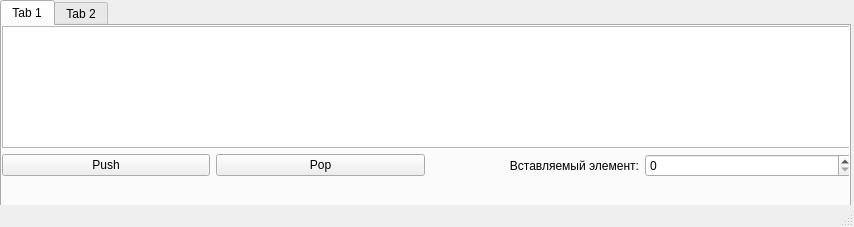
<?xml version="1.0" encoding="UTF-8"?>
<ui version="4.0">
 <class>MainWindow</class>
 <widget class="QMainWindow" name="MainWindow">
  <property name="geometry">
   <rect>
    <x>0</x>
    <y>0</y>
    <width>854</width>
    <height>227</height>
   </rect>
  </property>
  <property name="palette">
   <palette>
    <active>
     <colorrole role="Button">
      <brush brushstyle="SolidPattern">
       <color alpha="255">
        <red>154</red>
        <green>153</green>
        <blue>150</blue>
       </color>
      </brush>
     </colorrole>
     <colorrole role="Light">
      <brush brushstyle="SolidPattern">
       <color alpha="255">
        <red>0</red>
        <green>0</green>
        <blue>0</blue>
       </color>
      </brush>
     </colorrole>
     <colorrole role="Mid">
      <brush brushstyle="SolidPattern">
       <color alpha="255">
        <red>0</red>
        <green>0</green>
        <blue>0</blue>
       </color>
      </brush>
     </colorrole>
     <colorrole role="BrightText">
      <brush brushstyle="SolidPattern">
       <color alpha="255">
        <red>255</red>
        <green>255</green>
        <blue>255</blue>
       </color>
      </brush>
     </colorrole>
     <colorrole role="Base">
      <brush brushstyle="SolidPattern">
       <color alpha="255">
        <red>154</red>
        <green>153</green>
        <blue>150</blue>
       </color>
      </brush>
     </colorrole>
     <colorrole role="Window">
      <brush brushstyle="SolidPattern">
       <color alpha="255">
        <red>255</red>
        <green>255</green>
        <blue>255</blue>
       </color>
      </brush>
     </colorrole>
     <colorrole role="AlternateBase">
      <brush brushstyle="SolidPattern">
       <color alpha="255">
        <red>255</red>
        <green>255</green>
        <blue>255</blue>
       </color>
      </brush>
     </colorrole>
    </active>
    <inactive>
     <colorrole role="Button">
      <brush brushstyle="SolidPattern">
       <color alpha="255">
        <red>239</red>
        <green>239</green>
        <blue>239</blue>
       </color>
      </brush>
     </colorrole>
     <colorrole role="Light">
      <brush brushstyle="SolidPattern">
       <color alpha="255">
        <red>255</red>
        <green>255</green>
        <blue>255</blue>
       </color>
      </brush>
     </colorrole>
     <colorrole role="Mid">
      <brush brushstyle="SolidPattern">
       <color alpha="255">
        <red>184</red>
        <green>184</green>
        <blue>184</blue>
       </color>
      </brush>
     </colorrole>
     <colorrole role="BrightText">
      <brush brushstyle="SolidPattern">
       <color alpha="255">
        <red>255</red>
        <green>255</green>
        <blue>255</blue>
       </color>
      </brush>
     </colorrole>
     <colorrole role="Base">
      <brush brushstyle="SolidPattern">
       <color alpha="255">
        <red>255</red>
        <green>255</green>
        <blue>255</blue>
       </color>
      </brush>
     </colorrole>
     <colorrole role="Window">
      <brush brushstyle="SolidPattern">
       <color alpha="255">
        <red>239</red>
        <green>239</green>
        <blue>239</blue>
       </color>
      </brush>
     </colorrole>
     <colorrole role="AlternateBase">
      <brush brushstyle="SolidPattern">
       <color alpha="255">
        <red>247</red>
        <green>247</green>
        <blue>247</blue>
       </color>
      </brush>
     </colorrole>
    </inactive>
    <disabled>
     <colorrole role="Button">
      <brush brushstyle="SolidPattern">
       <color alpha="255">
        <red>154</red>
        <green>153</green>
        <blue>150</blue>
       </color>
      </brush>
     </colorrole>
     <colorrole role="Light">
      <brush brushstyle="SolidPattern">
       <color alpha="255">
        <red>0</red>
        <green>0</green>
        <blue>0</blue>
       </color>
      </brush>
     </colorrole>
     <colorrole role="Mid">
      <brush brushstyle="SolidPattern">
       <color alpha="255">
        <red>0</red>
        <green>0</green>
        <blue>0</blue>
       </color>
      </brush>
     </colorrole>
     <colorrole role="BrightText">
      <brush brushstyle="SolidPattern">
       <color alpha="255">
        <red>255</red>
        <green>255</green>
        <blue>255</blue>
       </color>
      </brush>
     </colorrole>
     <colorrole role="Base">
      <brush brushstyle="SolidPattern">
       <color alpha="255">
        <red>255</red>
        <green>255</green>
        <blue>255</blue>
       </color>
      </brush>
     </colorrole>
     <colorrole role="Window">
      <brush brushstyle="SolidPattern">
       <color alpha="255">
        <red>255</red>
        <green>255</green>
        <blue>255</blue>
       </color>
      </brush>
     </colorrole>
     <colorrole role="AlternateBase">
      <brush brushstyle="SolidPattern">
       <color alpha="255">
        <red>247</red>
        <green>247</green>
        <blue>247</blue>
       </color>
      </brush>
     </colorrole>
    </disabled>
   </palette>
  </property>
  <property name="windowTitle">
   <string>MainWindow</string>
  </property>
  <widget class="QWidget" name="centralwidget">
   <widget class="QTabWidget" name="tabWidget">
    <property name="enabled">
     <bool>true</bool>
    </property>
    <property name="geometry">
     <rect>
      <x>0</x>
      <y>0</y>
      <width>851</width>
      <height>681</height>
     </rect>
    </property>
    <property name="currentIndex">
     <number>0</number>
    </property>
    <widget class="QWidget" name="tab">
     <attribute name="title">
      <string>Tab 1</string>
     </attribute>
     <widget class="QWidget" name="gridLayoutWidget">
      <property name="geometry">
       <rect>
        <x>0</x>
        <y>0</y>
        <width>851</width>
        <height>151</height>
       </rect>
      </property>
      <layout class="QGridLayout" name="gridLayout">
       <item row="1" column="3">
        <widget class="QSpinBox" name="insertedElComboBox"/>
       </item>
       <item row="1" column="0">
        <widget class="QPushButton" name="pushButton">
         <property name="text">
          <string>Push</string>
         </property>
        </widget>
       </item>
       <item row="1" column="2">
        <widget class="QLabel" name="label">
         <property name="text">
          <string>Вставляемый элемент:</string>
         </property>
         <property name="alignment">
          <set>Qt::AlignRight|Qt::AlignTrailing|Qt::AlignVCenter</set>
         </property>
        </widget>
       </item>
       <item row="0" column="0" colspan="4">
        <widget class="QListWidget" name="demoMethodsList">
         <property name="flow">
          <enum>QListView::LeftToRight</enum>
         </property>
        </widget>
       </item>
       <item row="1" column="1">
        <widget class="QPushButton" name="popButton">
         <property name="text">
          <string>Pop</string>
         </property>
        </widget>
       </item>
      </layout>
     </widget>
    </widget>
    <widget class="QWidget" name="tab_2">
     <attribute name="title">
      <string>Tab 2</string>
     </attribute>
     <widget class="QWidget" name="gridLayoutWidget_2">
      <property name="geometry">
       <rect>
        <x>0</x>
        <y>0</y>
        <width>851</width>
        <height>151</height>
       </rect>
      </property>
      <layout class="QGridLayout" name="gridLayout_2">
       <item row="0" column="0" colspan="2">
        <widget class="QListWidget" name="queue1Widget">
         <property name="flow">
          <enum>QListView::LeftToRight</enum>
         </property>
        </widget>
       </item>
       <item row="1" column="0">
        <widget class="QPushButton" name="fillButton">
         <property name="text">
          <string>Заполнить очереди случайно</string>
         </property>
        </widget>
       </item>
       <item row="1" column="1">
        <widget class="QPushButton" name="insertButton">
         <property name="text">
          <string>Поменять наибольший с наименьшим местами</string>
         </property>
        </widget>
       </item>
      </layout>
     </widget>
    </widget>
   </widget>
  </widget>
  <widget class="QMenuBar" name="menubar">
   <property name="geometry">
    <rect>
     <x>0</x>
     <y>0</y>
     <width>854</width>
     <height>22</height>
    </rect>
   </property>
  </widget>
  <widget class="QStatusBar" name="statusbar"/>
 </widget>
 <resources/>
 <connections/>
</ui>
